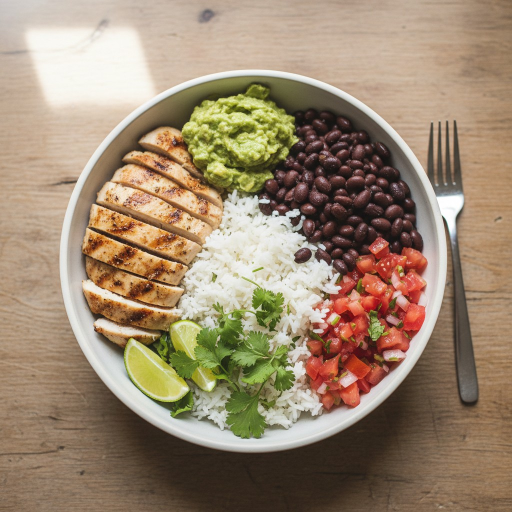
#> input picture captures/inputs/burrito-bowl.jpg, 1024 x 1024 px, given in place of burrito-bowl.jpg.png, which was not available (shown at 1/2 size)
$ python -i process-app-captures.py   (imports and definitions only)
#> lines starting #> are read from the running program, lines starting #| are printed output that depends on the picture; after the words box and inside, x2 and y2 are one past the last pixel; in counts of white or black regions, pixels touching at a corner belong together; pictures that were not available may be replaced by others from this repository, and a replacement may not be noted
#> in still, im is the input picture: PIL image 1024x1024 RGB; mean R, G, B 156.2, 135.9, 112.1
#!/usr/bin/env python3
"""Turn raw simulator captures (PRE-198) into the web assets under public/app/.

Stills (1206x2622 PNG) become AVIF and WebP at 1x (402 px wide) and 2x
(804 px). Videos are cut to the segments listed in SEGMENTS and written as
H.264 MP4 and VP9 WebM at 804 px wide, each with a WebP poster. The test
account's profile photo is blurred wherever the Home header shows it, and the
Dynamic Island is painted out (the site's DeviceFrame draws its own). Widget
renders are cropped to the widget with transparent corners.

Usage: python3 scripts/process-app-captures.py <raw dir> [out dir]
Needs Pillow with AVIF support and ffmpeg (libx264, libvpx-vp9).
"""

import os
import subprocess
import sys

from PIL import Image, ImageDraw, ImageFilter

RAW = sys.argv[1]
OUT = sys.argv[2] if len(sys.argv) > 2 else "public/app"

# The Home header avatar on a 1206x2622 capture: centre and radius.
AVATAR = (1097, 270, 66)
# Stills whose top bar is the Home header (with the avatar).
AVATAR_STILLS = ("01-home", "01b-home-log", "01c-home-scrolled", "16-supplements-card", "17-achievement",
                 "17b-achievement-confetti", "18b-offline-waiting-list")

# Seconds to keep from each raw video, in order. Long model waits are cut out.
# Timings are for the light-mode recordings: 03 and 12 are the PRE-286 showcase-account
# takes (a full day already logged), 04 the PRE-317 one, the rest are from PRE-281.
SEGMENTS = {
    "03-log-typed": [(0, 1.5), (2, 3.5), (4.5, 6), (7, 12), (12.5, 14.5), (23, 24.8), (45, 53.3)],
    # PRE-317 take (04-log-photo-light-v3): Add, Log Meal, Photo library, a burrito bowl photo, a few words,
    # the time, then the logged meal and its detail. The typing is cut: a debug overflow stripe shows over the keyboard.
    "04-log-photo": [(0, 1.5), (2, 3.5), (4, 5), (6.5, 7.5), (10, 11.5), (12.5, 14), (26, 28), (31.5, 34),
                     (85, 87.5), (101, 106), (111.5, 120)],
    "08-chat-ask": [(2, 13.5)],
    "09-chat-log-it": [(4.3, 6), (7.5, 13), (14.5, 19)],
    "12-plan-week": [(0, 13.7)],
    "21-walkthrough": [(0, 2), (4, 5.5), (6, 7), (10, 14.5), (15, 16), (17, 19), (27.5, 29.5), (46.5, 47.6), (48, 49.5),
                       (51.5, 56), (57, 58.5), (58.5, 63), (79.5, 81.5), (83.5, 86.5), (86.5, 96)],
}
# The nutritionist greets the test account by its first name. Blur that word:
# raw seconds (start, end) and the top of the name's line on the 1206x2622 frame.
# The light recordings (PRE-281) have no greeting by name, so nothing is blurred.
NAME_BLURS: dict[str, list[tuple[float, float, int]]] = {}
NAME_BOX_X, NAME_BOX_W, NAME_BOX_H = 728, 240, 86

# Clips that open on an empty screen (an empty log, a blank Meal Plans list,
# loading bubbles). Their poster, which is all a visitor sees under reduced
# motion, in Low Power Mode and before playback, is the last frame instead:
# the filled log, the finished plan, the answered chat (PRE-235).
POSTER_FROM_END = ("03-log-typed", "08-chat-ask")
# Posters taken at a set second of the cut clip instead: the chat card with its
# black Log it button, before it is tapped, since nothing saves until then (PRE-286).
# The photo clip's poster is the logged meal's detail: its name, 529 calories and macros (PRE-317).
POSTER_AT = {"09-chat-log-it": 8, "04-log-photo": 18}

# Videos that show the Home header somewhere, so the avatar is blurred throughout.
AVATAR_VIDEOS = ("03-log-typed", "04-log-photo", "09-chat-log-it", "21-walkthrough")

WIDTHS = {"1x": 402, "2x": 804}

# Crops of a still, for a real message shown without the phone around it:
# output name -> (source still, top, bottom) in 1206x2622 pixels. The
# nudges from the top of the bubble (the unread NEW divider above it is left
# out) to their last reply; the weekly pattern one stops
# inside its card, which the site fades out (PRE-283).
CROPS = {
    "25-nudge-missed-breakfast-crop-light": ("25-nudge-missed-breakfast-light", 1486, 2500),
    "25b-nudge-protein-crop-light": ("25b-nudge-protein-light", 886, 2500),
    # The whole message, its Weekly calorie pattern card and the replies, from two scrolled captures (PRE-317).
    "24-nudge-weekly-pattern-crop-light": ("24-nudge-weekly-pattern-v2-light", 526, 3440),
    "24b-nudge-weigh-in-crop-light": ("24b-nudge-weigh-in-light", 1496, 2500),
}

# Stills taller than one screen, joined from two scrolled captures of the same
# chat: name -> (top capture, bottom capture, seam row in the top capture,
# the same row in the bottom capture). Crops above read the joined image.
STITCHES = {
    "24-nudge-weekly-pattern-v2-light": ("24-nudge-weekly-pattern-v2-light", "24-nudge-weekly-pattern-v2b-light", 2300, 1316),
}

# Cut-outs of one part of a chat still, lifted out over the phone on the
# homepage (PRE-294): output name -> (source still, (left, top, right, bottom)
# in 1206x2622 pixels, corner radius). Corners outside the radius are made
# transparent so the part keeps the app's rounded shape over the page.
CUTOUTS = {
    "25b-nudge-protein-bubble-light": ("25b-nudge-protein-light", (48, 930, 1037, 1746), 46),
    "25b-nudge-protein-reply-light": ("25b-nudge-protein-light", (48, 1794, 1158, 1938), 38),
    "24b-nudge-weigh-in-bubble-light": ("24b-nudge-weigh-in-light", (48, 1536, 1037, 1920), 46),
    "24b-nudge-weigh-in-reply-light": ("24b-nudge-weigh-in-light", (48, 1968, 1158, 2112), 38),
    "25-nudge-missed-breakfast-bubble-light": ("25-nudge-missed-breakfast-light", (48, 1530, 1037, 1914), 46),
    "25-nudge-missed-breakfast-reply-light": ("25-nudge-missed-breakfast-light", (48, 1962, 1158, 2112), 38),
}

# Screen recordings (and frames taken from them) include the Dynamic Island,
# which the site's DeviceFrame draws itself. The pill on a 1206x2622 frame,
# padded a little, is painted over with the status bar colour just left of it.
ISLAND = (411, 38, 386, 118)  # x, y, width, height
ISLAND_SAMPLE_X = 405

# Stills shown under a pop-out tag, where the unread NEW divider would peek out
# beside the tag: the rows it spans (top, bottom) are filled with the chat's
# background, sampled just above them.
NEW_DIVIDERS = {"25-nudge-missed-breakfast-light": (1446, 1500)}

# Widget renders: a 36 px margin around the widget, whose corner radius is 64 px.
WIDGET_MARGIN = 36
WIDGET_RADIUS = 64


# [16 lines left out: functions blur_avatar, paint_out_island, not called in this run]


def widget(im: Image.Image) -> Image.Image:
    """Crop a widget render to the widget and make its corners transparent."""
    m = WIDGET_MARGIN
    im = im.convert("RGBA").crop((m, m, im.width - m, im.height - m))
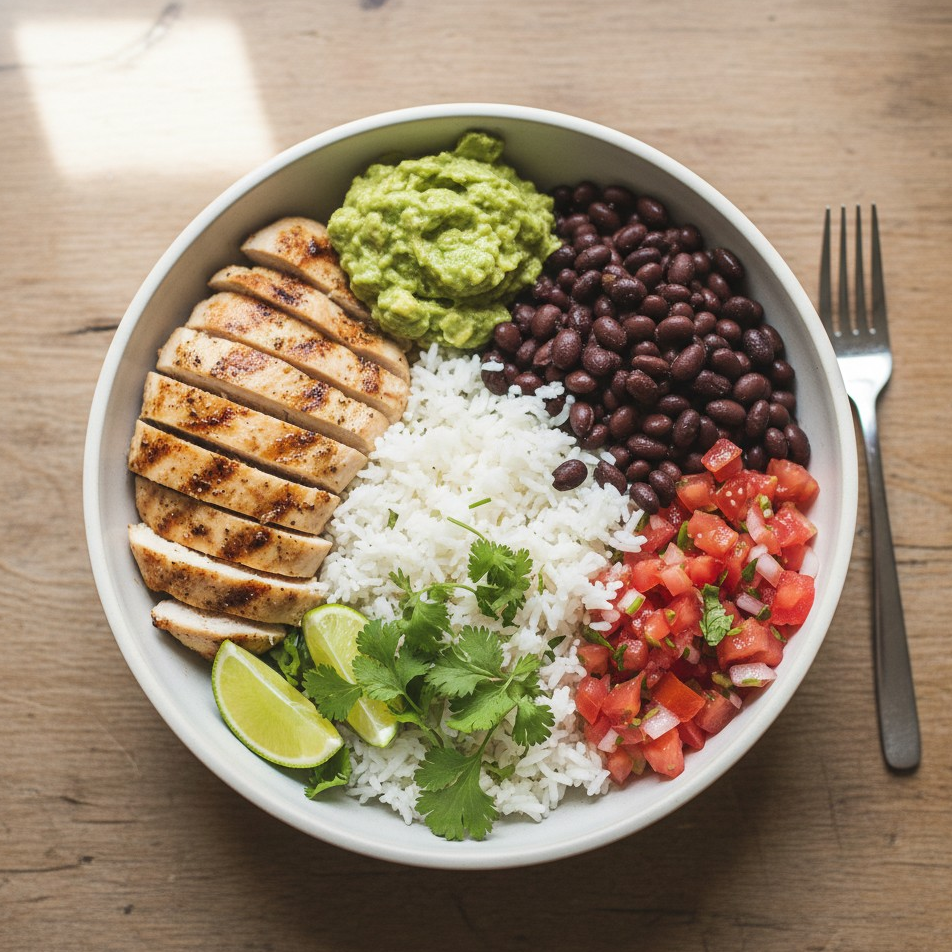
#> im: PIL image 952x952 RGBA; mean R, G, B, A 156, 136.1, 112, 255
    ss = 4
    mask = Image.new("L", (im.width * ss, im.height * ss), 0)
#> mask: PIL image 3808x3808 L; every value is 0
    ImageDraw.Draw(mask).rounded_rectangle((0, 0, im.width * ss - 1, im.height * ss - 1),
                                           radius=WIDGET_RADIUS * ss, fill=255)
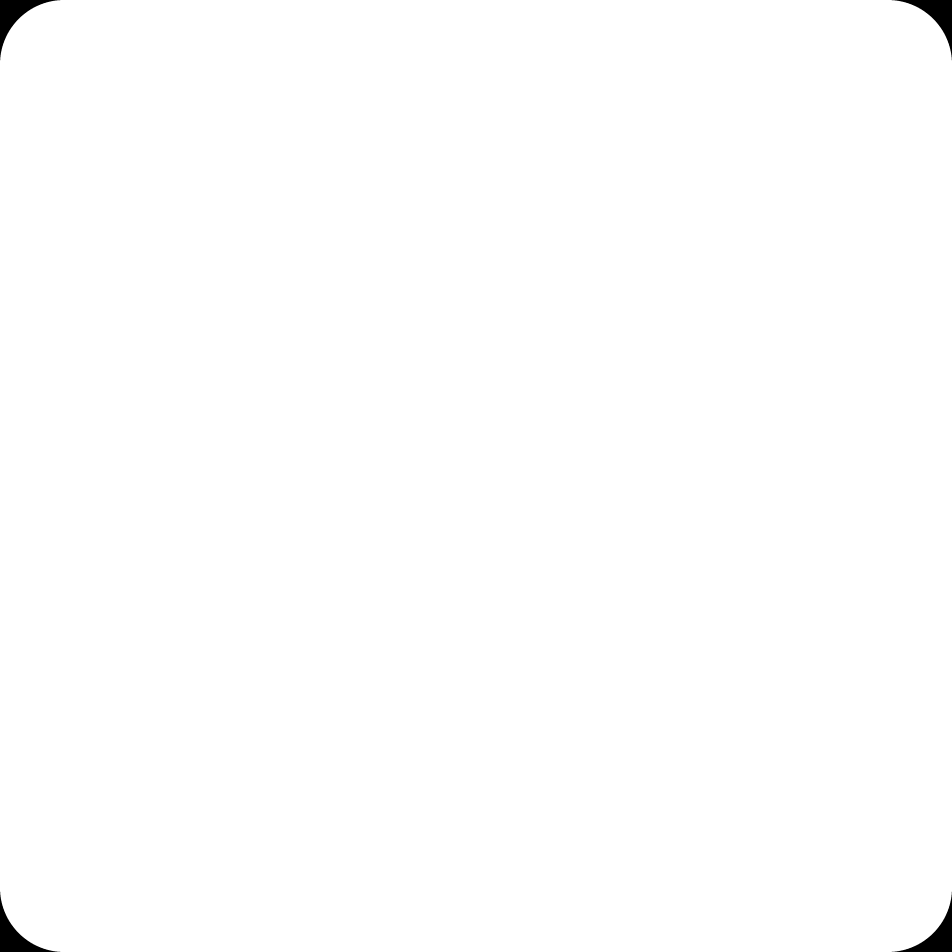
#> mask: PIL image 3808x3808 L (shown at 1/4 size); 99.6% white; 4 black regions, box (x1, y1, x2, y2) and area: (0, 0, 241, 241) 14133, (3567, 0, 3808, 241) 14133, (0, 3567, 241, 3808) 14133, (3567, 3567, 3808, 3808) 14133
    im.putalpha(mask.resize(im.size, Image.LANCZOS))
    return im


def still(name: str) -> None:
    im = Image.open(os.path.join(RAW, name + ".png"))
    if im.size != (1206, 2622):
        # Widget renders: the render itself is the 2x asset, half of it the 1x.
        im = widget(im)
        for scale, factor in (("1x", 2), ("2x", 1)):
            out = im.resize((im.width // factor, im.height // factor), Image.LANCZOS)
            out.save(os.path.join(OUT, f"{name}@{scale}.avif"), quality=60)
            out.save(os.path.join(OUT, f"{name}@{scale}.webp"), quality=82, method=6)
#> this loop made 2 passes
#> pass 1, in still, `out = im.resize((im.width // factor, im.height // factor), Image.LANCZ..`:
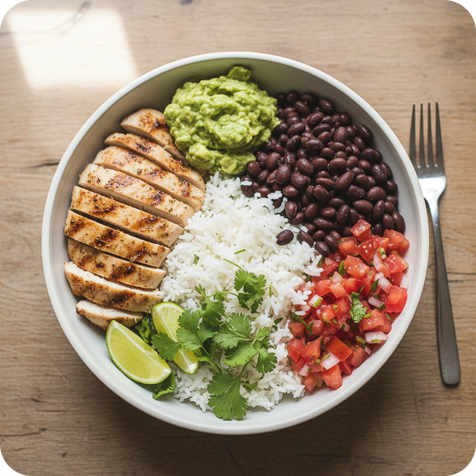
#> out: PIL image 476x476 RGBA; mean R, G, B, A 155.6, 135.7, 111.7, 254; transparent parts drawn white
        return
    im = paint_out_island(im.convert("RGB"))
    if name in NEW_DIVIDERS:
        top, bottom = NEW_DIVIDERS[name]
        im.paste(im.getpixel((20, top - 4)), (0, top, im.width, bottom))
    if name.startswith(AVATAR_STILLS):
        im = blur_avatar(im)
    for scale, width in WIDTHS.items():
        out = im.resize((width, round(im.height * width / im.width)), Image.LANCZOS)
        out.save(os.path.join(OUT, f"{name}@{scale}.avif"), quality=60)
        out.save(os.path.join(OUT, f"{name}@{scale}.webp"), quality=82, method=6)


# [93 lines left out: functions raw_still, crop, cutout, video, main, not called in this run]


# [2 lines not run here, left out]

>>> result = still('../captures/inputs/burrito-bowl.jpg')
